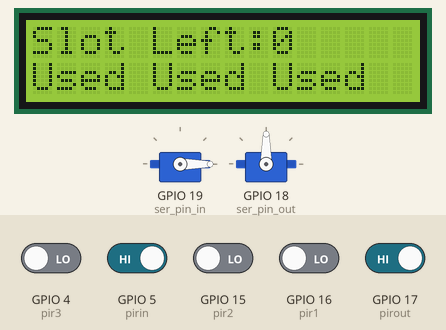
Bench run of a sketch on a simulated ESP32. Shown: 16×2 character LCD, 2 × servo. The test bench sets the inputs (shaded band); at power-on: GPIO 5 (pirin), GPIO 17 (pirout) HIGH, GPIO 4 (pir3), GPIO 15 (pir2), GPIO 16 (pir1) LOW. WiFi joins after 1.5 s; servers stay silent unless stated; what the sketch prints to the serial monitor is not drawn.

Above: at 8.7 s.
8.8 s: GPIO 17 (pirout) driven LOW
At 8.89 s:
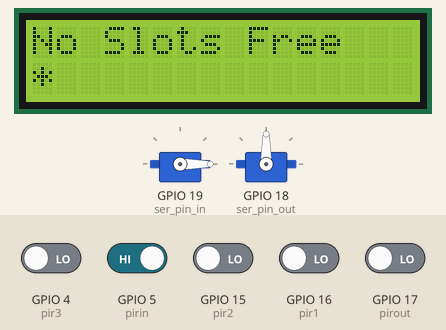
10.7 s: GPIO 4 (pir3) driven HIGH
At 13.4 s:
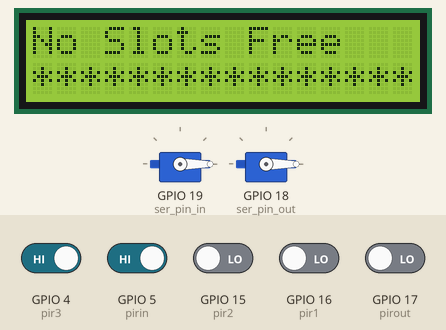
13.7 s: GPIO 17 (pirout) driven HIGH
At 16.3 s:
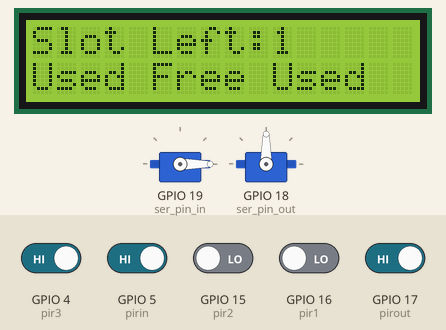
16.6 s: GPIO 15 (pir2) driven HIGH
At 18.9 s:
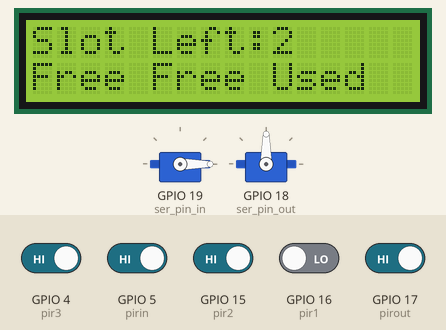
19.6 s: GPIO 16 (pir1) driven HIGH
At 21.7 s:
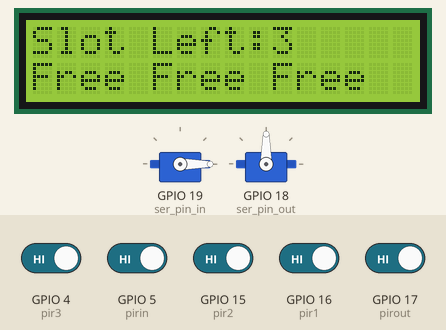
22.2 s: GPIO 4 (pir3) driven LOW
At 25.3 s:
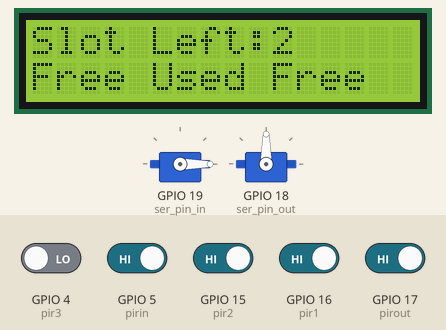
Timing chart, 0 to 26.2 s (numbered marks = the images above; inputs shaded):
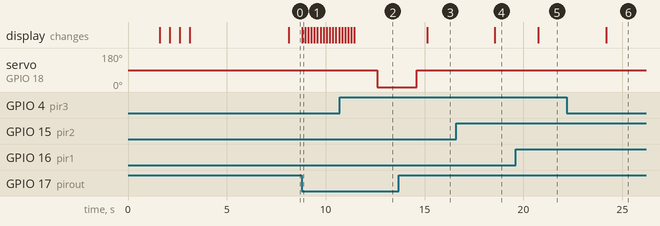

The sketch:

Smart_Car_Parking_System.ino
```cpp
#define BLYNK_TEMPLATE_ID "TMPL3Yq9MXEie"
#define BLYNK_TEMPLATE_NAME "Smart Parking"
#define BLYNK_AUTH_TOKEN "itj4Nkp5ozTGLydnGMer9w7NfkTPMfhX"

#include <WiFi.h>
#include <WiFiClient.h>
#include <ESP32Servo.h>
#include <BlynkSimpleEsp32.h>
#include <LiquidCrystal_I2C.h>

LiquidCrystal_I2C lcd(0x3F, 16, 2);


#define pir1 16
#define pir2 15
#define pir3 4


#define pirin 5
#define pirout 17

#define ser_pin_in 19
#define ser_pin_out 18

int slots = 3;

boolean ir1Toggle = false;
boolean ir2Toggle = false;
boolean ir3Toggle = false;

boolean irinToggle = false;
boolean iroutoggle = false;

boolean ir1Avail = false;
boolean ir2Avail = false;
boolean ir3Avail = false;


char ssid[] = "UwU";
char password[] = "123456789";

Servo Servo_in;   // create servo object to control a servo
Servo Servo_out;  // create servo object to control a servo
long count = 0;
BLYNK_CONNECTED() {
  // Change Web Link Button message to "Congratulations!"
  Serial.println("Blynk Connected");
}
void setup() {
  Serial.begin(115200);
  Serial.println("System Starting");
  lcd.init();
  lcd.clear();
  lcd.backlight();
  lcd.setCursor(0, 0);
  lcd.print("Smart Parking");
  lcd.setCursor(4, 1);
  lcd.print("System");
  // put your setup code here, to run once:
  pinMode(pir1, INPUT);
  pinMode(pir2, INPUT);
  pinMode(pir3, INPUT);

  pinMode(pirin, INPUT);
  pinMode(pirout, INPUT);
  ESP32PWM::allocateTimer(0);
  ESP32PWM::allocateTimer(1);
  ESP32PWM::allocateTimer(2);
  ESP32PWM::allocateTimer(3);
  WiFi.mode(WIFI_STA);
  delay(1500);
  lcd.clear();
  lcd.print("Waiting for wifi");
  WiFi.begin(ssid, password);
  lcd.setCursor(0, 1);
  while (WiFi.status() != WL_CONNECTED) {
    delay(500);
    Serial.print(".");
    lcd.print("*");
  }

  Serial.println("");
  Serial.println("WiFi connected");
  Serial.println("IP address: ");
  Serial.println(WiFi.localIP());
  Blynk.begin(BLYNK_AUTH_TOKEN, ssid, password);

  delay(500);
  Servo_in.setPeriodHertz(50);   // standard 50 hz servo
  Servo_out.setPeriodHertz(50);  // standard 50 hz servo

  Blynk.virtualWrite(V0, 0);
  Blynk.virtualWrite(V1, 0);
  Blynk.virtualWrite(V2, 0);
  Blynk.virtualWrite(V3, 3);

  Servo_in.attach(ser_pin_in, 500, 2400);    // attaches the servo on pin 9 to the servo object
  Servo_out.attach(ser_pin_out, 500, 2400);  // attaches the servo on pin 9 to the servo object


  Servo_in.write(0);
  Servo_out.write(90);
}

void loop() {
  // put your main code here, to run repeatedly:
  readIr();
  checkSlots();

  Blynk.run();
  count++;
  // Serial.println(".");

  if (count > 1000) {
    lcd.clear();

    lcd.setCursor(0, 0);

    lcd.print("Slot Left:");
    lcd.print(slots);
    lcd.setCursor(0, 1);
    lcd.print(ir2Toggle == true ? "Free" : "Used");
    lcd.setCursor(5, 1);
    lcd.print(ir3Toggle == true ? "Free" : "Used");
    lcd.setCursor(10, 1);
    lcd.print(ir1Toggle == true ? "Free" : "Used");

    count = 0;
  }
  if (slots <= 0) {

    if (iroutoggle == false) {
      Serial.println("Slot Full");
      lcd.clear();
      lcd.setCursor(0, 0);
      lcd.print("No Slots Free");
      lcd.setCursor(0, 1);
      for (int i = 0; i < 16; i++) {
        lcd.print("*");
        delay(50);
      }
      delay(100);
      return;
    }
  }

  if (slots <= 3 && slots >= 1) {
    if (iroutoggle == false) {
      Servo_out.write(0);
      Serial.println("Open out");
      delay(1000);
    } else {
      Servo_out.write(90);
    }
  }
  //pins age pieche hai
  if (irinToggle == false) {
    Servo_in.write(90);
    Serial.println("Open in");
    delay(1000);
  } else {
    Servo_in.write(0);
  }
}

void checkSlots() {

  if (ir1Toggle == false && ir1Avail == false) {
    ir1Avail = true;
    slots--;
    Blynk.virtualWrite(V0, 1);
    Blynk.virtualWrite(V3, slots);
    Serial.println("Slot Occupied 1");
    delay(1000);
  }
  if (ir2Toggle == false && ir2Avail == false) {
    ir2Avail = true;
    slots--;
    Blynk.virtualWrite(V1, 1);
    Blynk.virtualWrite(V3, slots);
    Serial.println("Slot Occupied 2");
    delay(1000);
  }
  if (ir3Toggle == false && ir3Avail == false) {
    ir3Avail = true;
    slots--;
    Blynk.virtualWrite(V2, 1);
    Blynk.virtualWrite(V3, slots);
    Serial.println("Slot Occupied 3");
    delay(1000);
  }


  if (ir1Toggle == true && ir1Avail == true) {
    ir1Avail = false;
    slots++;
    Blynk.virtualWrite(V0, 0);
    Blynk.virtualWrite(V3, slots);
    Serial.println("Slot UnOccupied 1");
    delay(1000);
  }
  if (ir2Toggle == true && ir2Avail == true) {
    ir2Avail = false;
    slots++;
    Blynk.virtualWrite(V1, 0);
    Blynk.virtualWrite(V3, slots);
    Serial.println("Slot UnOccupied 2");
    delay(1000);
  }
  if (ir3Toggle == true && ir3Avail == true) {
    ir3Avail = false;
    slots++;
    Blynk.virtualWrite(V2, 0);
    Blynk.virtualWrite(V3, slots);
    Serial.println("Slot UnOccupied 3");
    delay(1000);
  }
}

void readIr() {

  ir1Toggle = digitalRead(pir1);
  ir2Toggle = digitalRead(pir2);
  ir3Toggle = digitalRead(pir3);
  irinToggle = digitalRead(pirin);
  iroutoggle = digitalRead(pirout);
  // Serial.print("ir 1 ");
  // Serial.print(ir1Toggle);
  // Serial.print(" ir 2 ");
  // Serial.print(ir2Toggle);
  // Serial.print(" ir 3 ");
  // Serial.print(ir3Toggle);
  // Serial.print(" ir in ");
  // Serial.print(irinToggle);
  // Serial.print(" ir out ");
  // Serial.println(iroutoggle);
}
```

Measured:
- after the input at 8.8 s, the display: changes at once (image 1)
- after the input at 10.7 s, servo on GPIO 18 (ser_pin_out): 90° → 0° after 1.9 s
- after the input at 13.7 s, servo on GPIO 18 (ser_pin_out): 0° → 90° after 0.90 s; the display: changes after 1.4 s (image 3)
- after the input at 16.6 s, the display: changes after 2.0 s (image 4)
- after the input at 19.6 s, the display: changes after 1.2 s (image 5)
- after the input at 22.2 s, the display: changes after 2.0 s (image 6)
